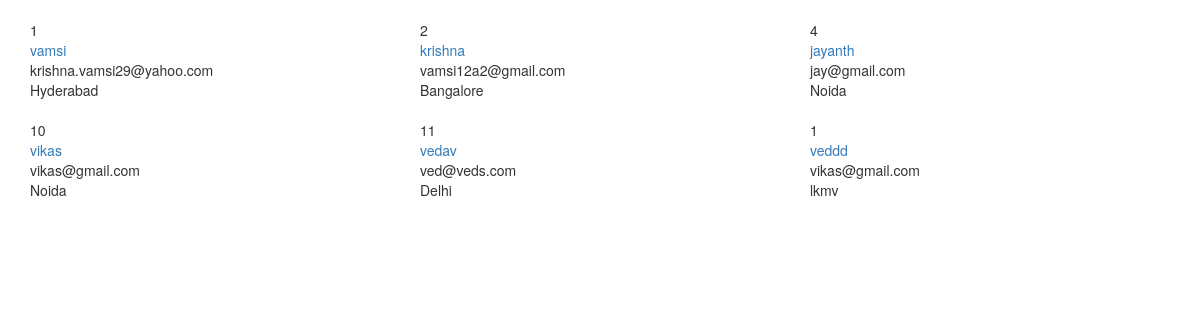
Before: /user/index/ with the older database file.
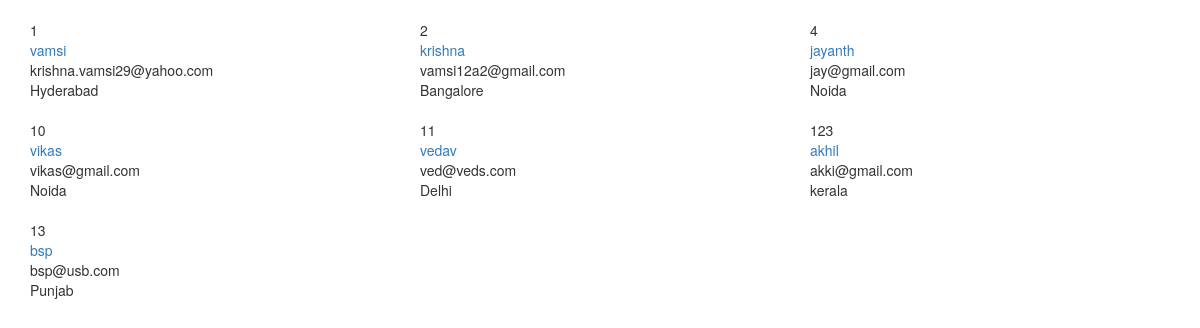
After: the same page with the newer database file.
### Module_A/models.py (models this page shows, shortened)
class User(models.Model):
    user_id = models.CharField(max_length=5)
    name = models.CharField(max_length=25)
    email = models.EmailField()
    city = models.CharField(max_length=25)
    def get_absolute_url(self):
        return reverse("byname",kwargs={"name":self.name})

### Module_A/views.py (the view)
def index_view(request):
    dat = User.objects.all()
    return render(request, 'index.html',{"data":dat});

### Module_A/templates/index.html (shortened to what this page needs)
{% extends "base.html" %}
{% block content %}
    <div class="row">
    {% for obj in data %}
        <div class=" col-sm-6 col-md-4">
            <br/>{{obj.user_id}}<br/>
            <a href='{{ obj.get_absolute_url }}'>{{obj.name}}</a><br/>
            {{obj.email}}<br/>
            {{obj.city}}<br/>
        </div>
    {% endfor %}
    </div>
{% endblock content %}

Changed rows visible on the page:
removed User: user_id "1", name "veddd", email "vikas@gmail.com", city "lkmv"
added User: user_id "123", name "akhil", email "akki@gmail.com", city "kerala"
added User: user_id "13", name "bsp", email "bsp@usb.com", city "Punjab"
